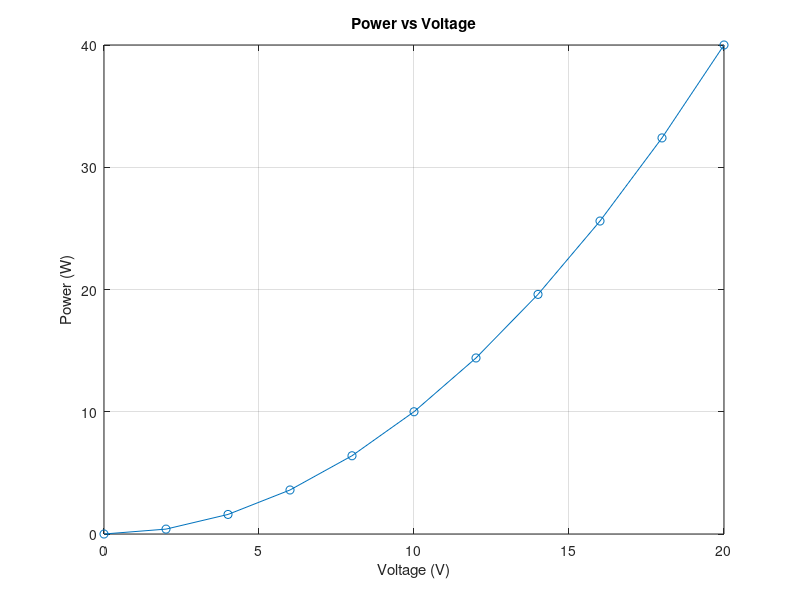

Write the MATLAB code that produced this figure.
%% MATLAB Problem 17 - Electrical Power

%R = 10;
%V = 0:2:20;

% TASK:
% 1. Calculate current using:
%       I = V/R
%
% 2. Calculate power using:
%       P = V .* I
%
% 3. Plot Power vs Voltage.
%
% 4. Add:
%       Title: Power vs Voltage
%       X-axis: Voltage (V)
%       Y-axis: Power (W)
%       Grid
%
% 5. Find the maximum power.
%
% 6. Find the voltage at which maximum power occurs.
%
% HINT:
% Use:
% [maximum_power, index] = max(P)
%
% Then use the index to find the corresponding voltage.

R = 10;
V = 0:2:20;
I = V/R;
P = V.*I;

plot(V,P,"-o")
title("Power vs Voltage")
xlabel("Voltage (V)")
ylabel("Power (W)")
grid on
[max_power, index] = max(P);
Volt_index = V(index);
disp(max_power)
disp(Volt_index)
